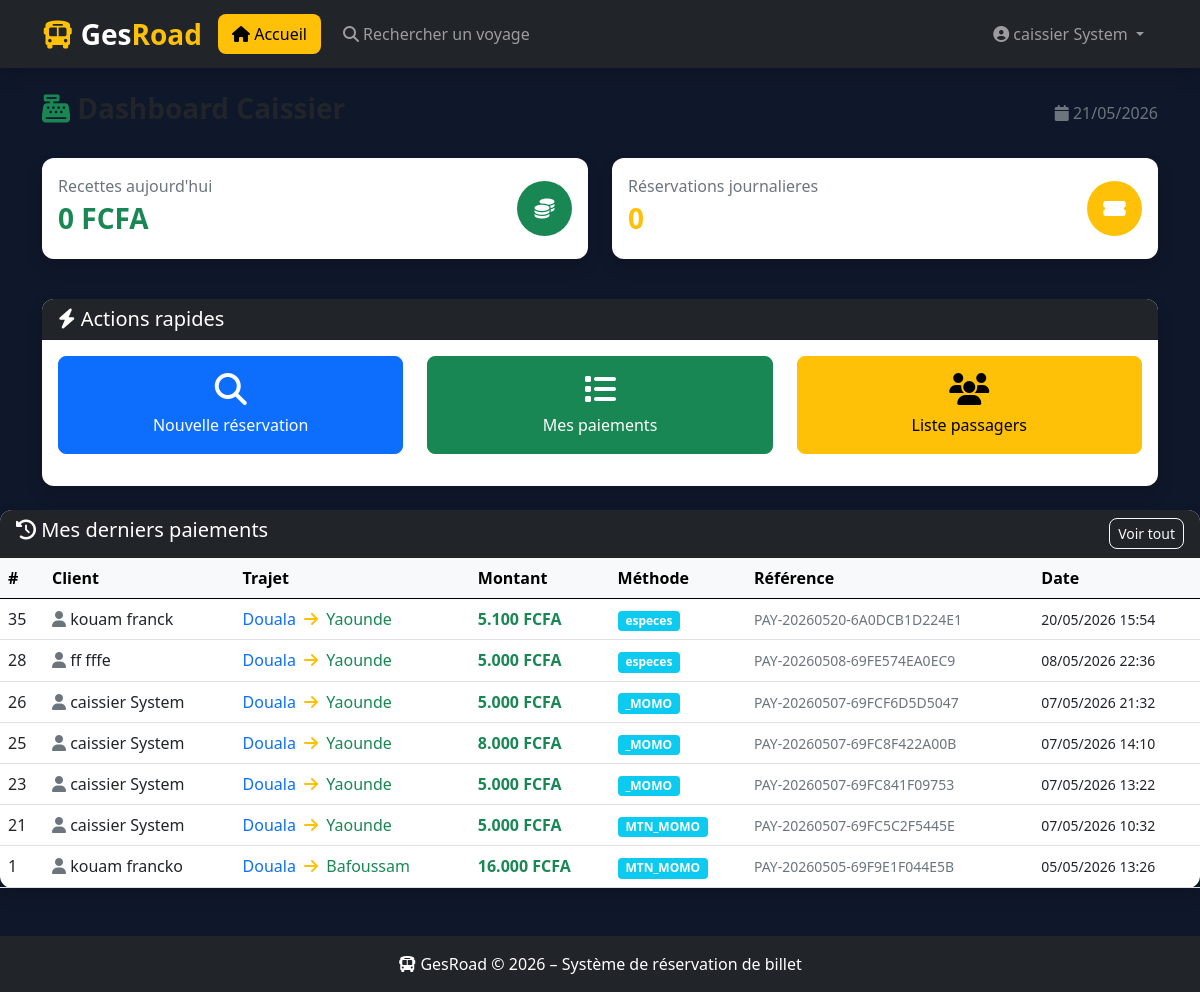
The app's page /index.php?controller=caissier&action=dashboard (signed in) with its own data.
### tables this page shows
CREATE TABLE `paiement` (
  `id` int(11) NOT NULL AUTO_INCREMENT,
  `reservation_id` int(11) DEFAULT NULL,
  `montant` float DEFAULT NULL,
  `methode` varchar(254) DEFAULT NULL,
  `statut` int(11) DEFAULT 0,
  `referencetransaction` varchar(254) DEFAULT NULL,
  `datepaiement` datetime DEFAULT NULL,
  `caissier_id` int(11) DEFAULT NULL,
  PRIMARY KEY (`id`),
  KEY `FK_Association_9` (`reservation_id`),
  KEY `caissier_id` (`caissier_id`),
  CONSTRAINT `FK_Association_9` FOREIGN KEY (`reservation_id`) REFERENCES `reservation` (`id`),
  CONSTRAINT `paiement_ibfk_1` FOREIGN KEY (`caissier_id`) REFERENCES `user` (`id`)
);

CREATE TABLE `trajet` (
  `id` int(11) NOT NULL AUTO_INCREMENT,
  `villedepart` varchar(254) DEFAULT NULL,
  `villearrive` varchar(254) DEFAULT NULL,
  `distance` float DEFAULT NULL,
  `duree` varchar(254) DEFAULT NULL,
  PRIMARY KEY (`id`)
);

### controllers/caissiercontrollers.php (called while the page is built, shortened)
<?php
class CaissierController {
    private $pdo;
    public function __construct($pdo) {
        $this->pdo         = $pdo;
    }
    public function dashboard() {
        $stmt = $this->pdo->prepare("
            SELECT SUM(montant) AS total
            FROM paiement
            WHERE statut = 1
            AND DATE(datepaiement) = CURDATE()
            AND caissier_id = ?
        ");
        $stmt->execute([$_SESSION['user_id']]);
        $recettesAujourdhui = $stmt->fetch(PDO::FETCH_ASSOC)['total'];
        $stmt = $this->pdo->prepare("SELECT COUNT(*) AS total FROM reservation
            WHERE  DATE(date_reservation) = CURDATE()");
        $stmt->execute();
        $reservationsGuichet = $stmt->fetch(PDO::FETCH_ASSOC)['total'];
        $stmt = $this->pdo->prepare("
            SELECT
                p.id,
                p.montant,
                p.methode,
                p.datepaiement,
                p.referencetransaction,
                CONCAT(u.nom,' ',u.prenom) AS client,
                t.villedepart,
                t.villearrive
            FROM paiement p
            JOIN reservation r       ON r.id  = p.reservation_id
            JOIN user u              ON u.id  = r.user_id
            JOIN voyage v            ON v.id  = r.voyage_id
            JOIN trajet_chauffeur tc ON tc.id = v.trajetchauffeur_id
            JOIN trajet t            ON t.id  = tc.trajet_id
            WHERE p.caissier_id = ?
            AND   p.statut      = 1
            ORDER BY p.datepaiement DESC
            LIMIT 10
        ");
        $stmt->execute([$_SESSION['user_id']]);
        $derniersPaiements = $stmt->fetchAll(PDO::FETCH_ASSOC);
        require_once VIEWS . '/caissier/dashboard.php';
    }
}
?>

### views/caissier/dashboard.php (the view, shortened to what this page needs)
<?php include ROOT . '/views/layout.php'; ?>
<div class="d-flex justify-content-between align-items-center mb-4">
    <h3 class="fw-bold">
        <i class="fas fa-cash-register text-success"></i> Dashboard Caissier
    </h3>
    <span class="text-muted">
        <i class="fas fa-calendar"></i> <?= date('d/m/Y') ?>
    </span>
</div>
<div class="row mb-4">
    <div class="col-md-6 mb-3">
        <div class="card shadow border-0 h-100">
            <div class="card-body">
                <div class="d-flex justify-content-between align-items-center">
                    <div>
                        <p class="text-muted mb-1">Recettes aujourd'hui</p>
                        <h3 class="fw-bold text-success">
                            <?= number_format($recettesAujourdhui ?? 0, 0, ',', '.') ?> FCFA
                        </h3>
                    </div>
                    <div class="bg-success text-white rounded-circle d-flex align-items-center justify-content-center"
                         style="width:55px; height:55px;">
                        <i class="fas fa-coins fa-lg"></i>
                    </div>
                </div>
            </div>
        </div>
    </div>
    <div class="col-md-6 mb-3">
        <div class="card shadow border-0 h-100">
            <div class="card-body">
                <div class="d-flex justify-content-between align-items-center">
                    <div>
                        <p class="text-muted mb-1">Réservations journalieres</p>
                        <h3 class="fw-bold text-warning"><?= $reservationsGuichet ?></h3>
                    </div>
                    <div class="bg-warning text-white rounded-circle d-flex align-items-center justify-content-center"
                         style="width:55px; height:55px;">
                        <i class="fas fa-ticket-alt fa-lg"></i>
                    </div>
                </div>
            </div>
        </div>
    </div>
</div>
<div class="row mb-4">
    <div class="col-12">
        <div class="card shadow border-0">
            <div class="card-header bg-dark text-white">
                <h5 class="mb-0"><i class="fas fa-bolt"></i> Actions rapides</h5>
            </div>
            <div class="card-body">
                <div class="row text-center">
                    <div class="col-md-4 mb-3">
                        <a href="<?= BASE_URL ?>/index.php?controller=caissier&action=rechercheVoyage"
                           class="btn btn-primary w-100 py-3">
                            <i class="fas fa-search fa-2x d-block mb-2"></i>
                            Nouvelle réservation
                        </a>
                    </div>
                    <div class="col-md-4 mb-3">
                        <a href="<?= BASE_URL ?>/index.php?controller=caissier&action=listePaiements"
                           class="btn btn-success w-100 py-3">
                            <i class="fas fa-list fa-2x d-block mb-2"></i>
                            Mes paiements
                        </a>
                    </div>
                    <div class="col-md-4 mb-3">
                        <a href="<?= BASE_URL ?>/index.php?controller=caissier&action=choisirVoyage"
                        class="btn btn-warning w-100 py-3">
                            <i class="fas fa-users fa-2x d-block mb-2"></i>
                            Liste passagers
                        </a>
</div>
                    </div>
                </div>
            </div>
        </div>
    </div>
</div>
<div class="card shadow border-2">
    <div class="card-header bg-dark text-white d-flex justify-content-between">
        <h5 class="mb-0">
            <i class="fas fa-history"></i> Mes derniers paiements
        </h5>
        <a href="<?= BASE_URL ?>/index.php?controller=caissier&action=listePaiements"
           class="btn btn-sm btn-outline-light">
            Voir tout
        </a>
    </div>
    <div class="card-body p-0">
        <div class="table-responsive">
            <table class="table table-hover mb-0">
                <thead class="table-light">
                    <tr>
                        <th>#</th>
                        <th>Client</th>
                        <th>Trajet</th>
                        <th>Montant</th>
                        <th>Méthode</th>
                        <th>Référence</th>
                        <th>Date</th>
                    </tr>
                </thead>
                <tbody>
                    <?php if (!empty($derniersPaiements)): ?>
                        <?php foreach ($derniersPaiements as $p): ?>
                            <tr>
                                <td><?= $p['id'] ?></td>
                                <td>
                                    <i class="fas fa-user text-muted"></i>
                                    <?= $p['client'] ?>
                                </td>
                                <td>
                                    <span class="text-primary"><?= $p['villedepart'] ?></span>
                                    <i class="fas fa-arrow-right text-warning mx-1"></i>
                                    <span class="text-success"><?= $p['villearrive'] ?></span>
                                </td>
                                <td class="fw-bold text-success">
                                    <?= number_format($p['montant'], 0, ',', '.') ?> FCFA
                                </td>
                                <td>
                                    <span class="badge bg-info"><?= $p['methode'] ?></span>
                                </td>
                                <td>
                                    <small class="text-muted"><?= $p['referencetransaction'] ?></small>
                                </td>
                                <td>
                                    <small><?= date('d/m/Y H:i', strtotime($p['datepaiement'])) ?></small>
                                </td>
                            </tr>
                        <?php endforeach; ?>
                    <?php endif; ?>
                </tbody>
            </table>
        </div>
    </div>
</div>
<?php include ROOT . '/views/layout_footer.php'; ?>

### assets/css/style.css (style rules this page uses)
body { background-size: cover; background-position: center; background-repeat: no-repeat; transition: background-image 1s ease-in-out; }
html, body { height: 100%; margin: 0; background-color: #0f172a; }
.card { border-radius: 12px; border: none; }
.card-header { border-radius: 12px 12px 0 0 !important; background-color: #0f172a; }
.btn { border-radius: 8px; }

### records on screen
paiement: id "35", client "kouam franck", trajet.villedepart "Douala", trajet.villearrive "Yaounde", montant "5.100", methode "especes", referencetransaction "PAY-20260520-6A0DCB1D224E1", datepaiement "20/05/2026 15:54"
paiement: id "28", client "ff fffe", trajet.villedepart "Douala", trajet.villearrive "Yaounde", montant "5.000", methode "especes", referencetransaction "PAY-20260508-69FE574EA0EC9", datepaiement "08/05/2026 22:36"
paiement: id "26", client "caissier System", trajet.villedepart "Douala", trajet.villearrive "Yaounde", montant "5.000", methode "_MOMO", referencetransaction "PAY-20260507-69FCF6D5D5047", datepaiement "07/05/2026 21:32"
paiement: id "25", client "caissier System", trajet.villedepart "Douala", trajet.villearrive "Yaounde", montant "8.000", methode "_MOMO", referencetransaction "PAY-20260507-69FC8F422A00B", datepaiement "07/05/2026 14:10"
paiement: id "23", client "caissier System", trajet.villedepart "Douala", trajet.villearrive "Yaounde", montant "5.000", methode "_MOMO", referencetransaction "PAY-20260507-69FC841F09753", datepaiement "07/05/2026 13:22"
paiement: id "21", client "caissier System", trajet.villedepart "Douala", trajet.villearrive "Yaounde", montant "5.000", methode "MTN_MOMO", referencetransaction "PAY-20260507-69FC5C2F5445E", datepaiement "07/05/2026 10:32"
paiement: id "1", client "kouam francko", trajet.villedepart "Douala", trajet.villearrive "Bafoussam", montant "16.000", methode "MTN_MOMO", referencetransaction "PAY-20260505-69F9E1F044E5B", datepaiement "05/05/2026 13:26"

### other values on screen
$_SESSION['user_nom'] "caissier"
$_SESSION['user_prenom'] "System"
$recettesAujourdhui "0"
$reservationsGuichet "0"
